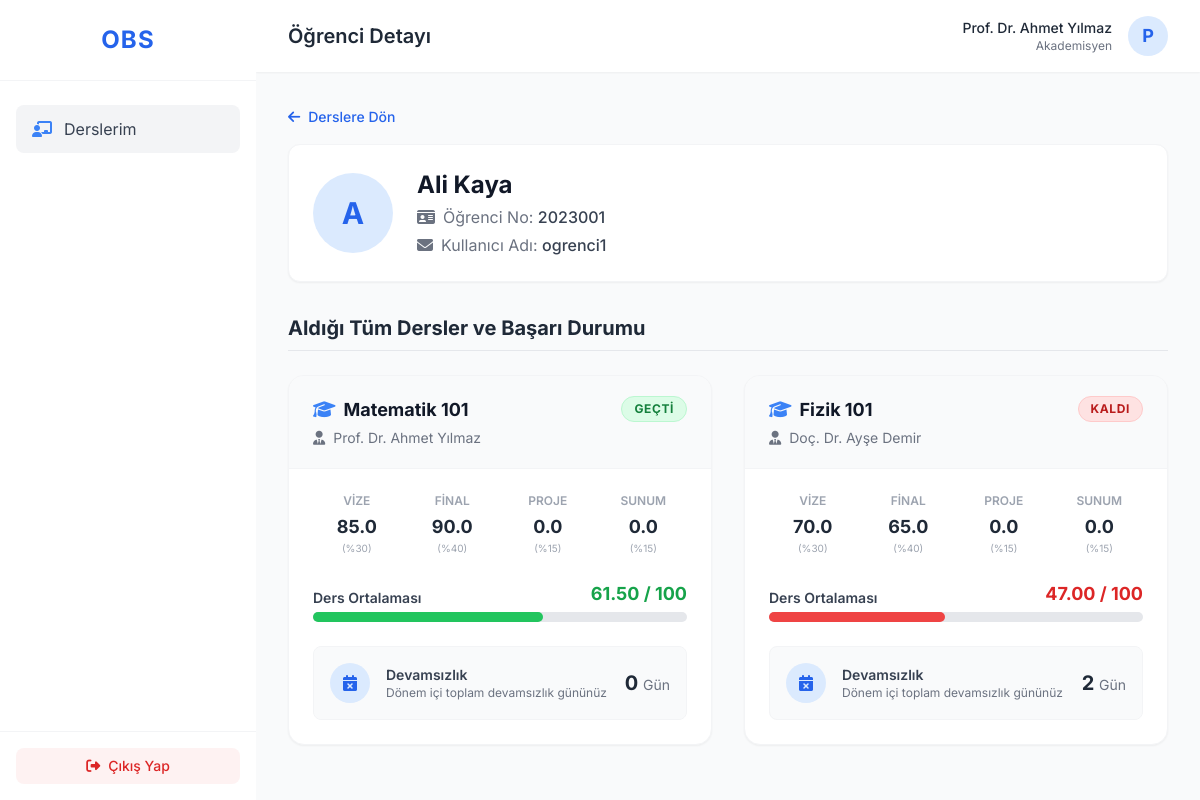
The page /student_detail/4 (signed in) on the database its author committed.
### models.py (models this page shows)
class User(db.Model, UserMixin):
    __tablename__ = 'user'
    id = db.Column(db.Integer, primary_key=True)
    username = db.Column(db.String(50), unique=True, nullable=False)
    password = db.Column(db.String(255), nullable=False)
    role = db.Column(db.String(20), nullable=False) # 'admin', 'academician', 'student'
    name_surname = db.Column(db.String(100), nullable=False)
    student_number = db.Column(db.String(20), nullable=True) # Sadece öğrenciler için
    courses_taught = db.relationship('Course', backref='academician', lazy=True)
    enrollments = db.relationship('Enrollment', backref='student', lazy=True)

class Enrollment(db.Model):
    __tablename__ = 'enrollment'
    id = db.Column(db.Integer, primary_key=True)
    student_id = db.Column(db.Integer, db.ForeignKey('user.id'), nullable=False)
    course_id = db.Column(db.Integer, db.ForeignKey('course.id'), nullable=False)
    vize = db.Column(db.Float, default=0.0)
    final = db.Column(db.Float, default=0.0)
    proje = db.Column(db.Float, default=0.0)
    sunum = db.Column(db.Float, default=0.0)
    devamsizlik = db.Column(db.Integer, default=0)
    __table_args__ = (db.UniqueConstraint('student_id', 'course_id', name='_student_course_uc'),)

class Course(db.Model):
    __tablename__ = 'course'
    id = db.Column(db.Integer, primary_key=True)
    name = db.Column(db.String(100), nullable=False)
    academician_id = db.Column(db.Integer, db.ForeignKey('user.id'), nullable=True)
    enrollments = db.relationship('Enrollment', backref='course', lazy=True)

### app.py (the view)
@app.route('/student_detail/<int:student_id>')
@login_required
def student_detail(student_id):
    if current_user.role != 'academician':
        return "Yetkisiz Erişim", 403
    student = User.query.get_or_404(student_id)
    if student.role != 'student':
        return "Bu kullanıcı bir öğrenci değil.", 400
    enrollments = Enrollment.query.filter_by(student_id=student.id).all()
    return render_template('student_detail.html', student=student, enrollments=enrollments)

### app.py (called while the page is built)
@login_manager.user_loader
def load_user(user_id):
    return User.query.get(int(user_id))

### templates/student_detail.html (shortened to what this page needs)
{% extends "base.html" %}
{% block header_title %}Öğrenci Detayı{% endblock %}
{% block content %}
<div class="mb-4">
    <a href="{{ url_for('academician_dashboard') }}" class="inline-flex items-center text-sm font-medium text-blue-600 hover:text-blue-800 transition-colors">
        <i class="fa-solid fa-arrow-left mr-2"></i> Derslere Dön
    </a>
</div>
<div class="bg-white rounded-xl shadow-sm border border-gray-100 p-6 mb-8 flex items-center space-x-6">
    <div class="w-20 h-20 rounded-full bg-blue-100 flex items-center justify-center text-blue-600 font-bold text-3xl">
        {{ student.name_surname[0] }}
    </div>
    <div>
        <h2 class="text-2xl font-bold text-gray-900">{{ student.name_surname }}</h2>
        <p class="text-gray-500 mt-1"><i class="fa-solid fa-id-card mr-2"></i>Öğrenci No: <span class="font-medium text-gray-700">{{ student.student_number }}</span></p>
        <p class="text-gray-500 mt-1"><i class="fa-solid fa-envelope mr-2"></i>Kullanıcı Adı: <span class="font-medium text-gray-700">{{ student.username }}</span></p>
    </div>
</div>
<div class="mb-6">
    <h3 class="text-xl font-bold text-gray-800 border-b pb-2 mb-4">Aldığı Tüm Dersler ve Başarı Durumu</h3>
</div>
<div class="grid grid-cols-1 lg:grid-cols-2 gap-8">
    {% for en in enrollments %}
    {% set avg = (en.vize * 0.3) + (en.final * 0.4) + (en.proje * 0.15) + (en.sunum * 0.15) %}
    <div class="bg-white rounded-2xl shadow-sm border border-gray-100 overflow-hidden hover:shadow-md transition-shadow flex flex-col">
        <div class="bg-gray-50 px-6 py-5 border-b border-gray-100 flex justify-between items-start">
            <div>
                <h4 class="text-lg font-bold text-gray-900"><i class="fa-solid fa-graduation-cap mr-2 text-blue-500"></i>{{ en.course.name }}</h4>
                <p class="text-sm text-gray-500 mt-1"><i class="fa-solid fa-user-tie mr-1"></i> {{ en.course.academician.name_surname if en.course.academician else 'Belirtilmedi' }}</p>
            </div>
            {% if avg >= 50 %}
                <span class="px-3 py-1 bg-green-100 text-green-700 text-xs font-bold uppercase tracking-wider rounded-full border border-green-200">Geçti</span>
            {% else %}
                <span class="px-3 py-1 bg-red-100 text-red-700 text-xs font-bold uppercase tracking-wider rounded-full border border-red-200">Kaldı</span>
            {% endif %}
        </div>
        <div class="p-6 flex-1 flex flex-col justify-between space-y-6">
            <div class="grid grid-cols-4 gap-2 text-center">
                <div>
                    <p class="text-xs text-gray-400 font-semibold uppercase mb-1">Vize</p>
                    <p class="text-lg font-bold text-gray-800">{{ "%.1f"|format(en.vize) }}</p>
                    <p class="text-[10px] text-gray-400">(%30)</p>
                </div>
                <div>
                    <p class="text-xs text-gray-400 font-semibold uppercase mb-1">Final</p>
                    <p class="text-lg font-bold text-gray-800">{{ "%.1f"|format(en.final) }}</p>
                    <p class="text-[10px] text-gray-400">(%40)</p>
                </div>
                <div>
                    <p class="text-xs text-gray-400 font-semibold uppercase mb-1">Proje</p>
                    <p class="text-lg font-bold text-gray-800">{{ "%.1f"|format(en.proje) }}</p>
                    <p class="text-[10px] text-gray-400">(%15)</p>
                </div>
                <div>
                    <p class="text-xs text-gray-400 font-semibold uppercase mb-1">Sunum</p>
                    <p class="text-lg font-bold text-gray-800">{{ "%.1f"|format(en.sunum) }}</p>
                    <p class="text-[10px] text-gray-400">(%15)</p>
                </div>
            </div>
            <div>
                <div class="flex justify-between items-end mb-1">
                    <span class="text-sm font-semibold text-gray-700">Ders Ortalaması</span>
                    <span class="text-lg font-bold {% if avg >= 50 %}text-green-600{% else %}text-red-600{% endif %}">{{ "%.2f"|format(avg) }} / 100</span>
                </div>
                <div class="w-full bg-gray-200 rounded-full h-2.5">
                    <div class="h-2.5 rounded-full {% if avg >= 50 %}bg-green-500{% else %}bg-red-500{% endif %}" style="width: {{ avg }}%"></div>
                </div>
            </div>
            <div class="bg-gray-50 rounded-lg p-4 border border-gray-100 flex items-center justify-between">
                <div class="flex items-center">
                    <div class="w-10 h-10 rounded-full flex items-center justify-center {% if en.devamsizlik > 5 %}bg-red-100 text-red-600{% elif en.devamsizlik > 2 %}bg-yellow-100 text-yellow-600{% else %}bg-blue-100 text-blue-600{% endif %} mr-4">
                        <i class="fa-solid fa-calendar-xmark"></i>
                    </div>
                    <div>
                        <p class="text-sm font-semibold text-gray-700">Devamsızlık</p>
                        <p class="text-xs text-gray-500">Dönem içi toplam devamsızlık gününüz</p>
                    </div>
                </div>
                <div class="text-xl font-bold {% if en.devamsizlik > 5 %}text-red-600{% elif en.devamsizlik > 2 %}text-yellow-600{% else %}text-gray-800{% endif %}">
                    {{ en.devamsizlik }} <span class="text-sm font-normal text-gray-500">Gün</span>
                </div>
            </div>
        </div>
    </div>
    {% endfor %}
</div>
{% endblock %}

### templates/base.html (shortened to what this page needs)
<!DOCTYPE html>
<html lang="tr">
<head>
    <script src="https://cdn.tailwindcss.com"></script>
    <link rel="stylesheet" href="https://cdnjs.cloudflare.com/ajax/libs/font-awesome/6.4.0/css/all.min.css">
</head>
<body class="bg-gray-50 text-gray-800 relative">
    {% if current_user.is_authenticated %}
    <div class="flex h-screen overflow-hidden">
        <aside class="w-64 bg-white shadow-md flex-shrink-0 flex flex-col">
            <div class="p-6 border-b border-gray-100 flex items-center justify-center">
                <h1 class="text-2xl font-bold text-blue-600 tracking-wider">OBS</h1>
            </div>
            <nav class="flex-1 px-4 py-6 space-y-2 overflow-y-auto">
                {% if current_user.role == 'admin' %}
                    <a href="{{ url_for('admin_dashboard') }}" class="flex items-center px-4 py-3 text-gray-700 bg-gray-100 rounded-lg hover:bg-gray-200 transition-colors">
                        <i class="fa-solid fa-gauge mr-3 text-blue-500"></i> Yönetim Paneli
                    </a>
                {% elif current_user.role == 'academician' %}
                    <a href="{{ url_for('academician_dashboard') }}" class="flex items-center px-4 py-3 text-gray-700 bg-gray-100 rounded-lg hover:bg-gray-200 transition-colors">
                        <i class="fa-solid fa-chalkboard-user mr-3 text-blue-500"></i> Derslerim
                    </a>
                {% elif current_user.role == 'student' %}
                    <a href="{{ url_for('student_dashboard') }}" class="flex items-center px-4 py-3 text-gray-700 bg-gray-100 rounded-lg hover:bg-gray-200 transition-colors">
                        <i class="fa-solid fa-book-open mr-3 text-blue-500"></i> Notlar & Devamsızlık
                    </a>
                {% endif %}
            </nav>
            <div class="p-4 border-t border-gray-100">
                <a href="{{ url_for('logout') }}" class="flex items-center justify-center w-full px-4 py-2 text-sm font-medium text-red-600 bg-red-50 rounded-lg hover:bg-red-100 transition-colors">
                    <i class="fa-solid fa-right-from-bracket mr-2"></i> Çıkış Yap
                </a>
            </div>
        </aside>
        <main class="flex-1 flex flex-col overflow-hidden">
            <header class="bg-white shadow-sm z-10 py-4 px-8 flex justify-between items-center">
                <div>
                    <h2 class="text-xl font-semibold text-gray-800">
                        {% block header_title %}Hoş Geldiniz{% endblock %}
                    </h2>
                </div>
                <div class="flex items-center space-x-4">
                    <div class="text-right">
                        <p class="text-sm font-medium text-gray-800">{{ current_user.name_surname }}</p>
                        <p class="text-xs text-gray-500">
                            {% if current_user.role == 'admin' %} Yönetici
                            {% elif current_user.role == 'academician' %} Akademisyen
                            {% elif current_user.role == 'student' %} Öğrenci No: {{ current_user.student_number }}
                            {% endif %}
                        </p>
                    </div>
                    <div class="w-10 h-10 rounded-full bg-blue-100 flex items-center justify-center text-blue-600 font-bold text-lg">
                        {{ current_user.name_surname[0] }}
                    </div>
                </div>
            </header>
            <div class="flex-1 overflow-y-auto p-8 bg-gray-50">
                {% block content %}{% endblock %}
            </div>
        </main>
    </div>
    {% else %}
        {% block no_auth_content %}{% endblock %}
    {% endif %}
</body>
</html>

### templates/base.html (style rules this page uses)
body { font-family: 'Inter', sans-serif; }

### rows shown on the page
User: name_surname "Prof. Dr. Ahmet Yılmaz", name_surname "P"
User: name_surname "A", name_surname "Ali Kaya", student_number "2023001", username "ogrenci1"
Enrollment: course.name "Matematik 101", course.academician "Prof. Dr. Ahmet Yılmaz", shows "GEÇTI", vize "85.0", final "90.0", proje "0.0", sunum "0.0", avg "61.50", {{ avg }} 61.5 (drawn), devamsizlik "0"
Enrollment: course.name "Fizik 101", course.academician "Doç. Dr. Ayşe Demir", shows "KALDI", vize "70.0", final "65.0", proje "0.0", sunum "0.0", avg "47.00", {{ avg }} 47.0 (drawn), devamsizlik "2"
